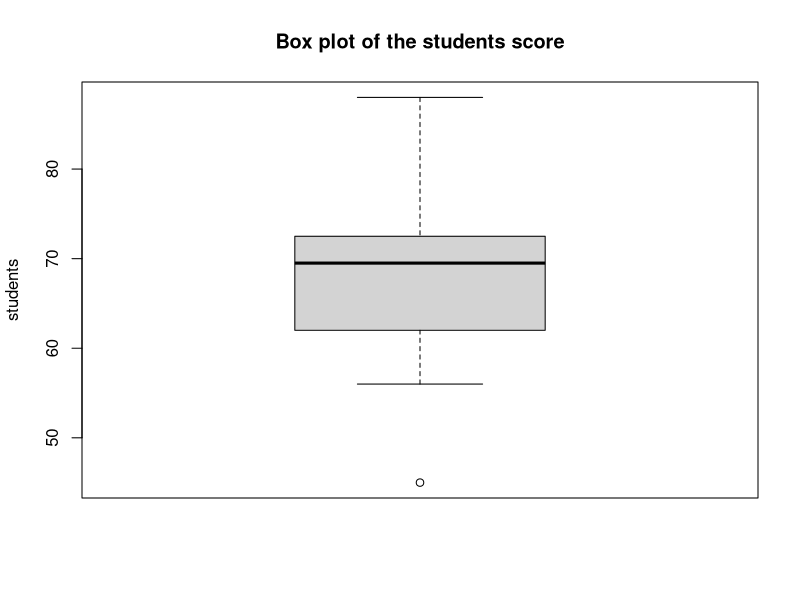

Generate this figure with R: (Note: this script raises an error after producing the figure.)
## ---- chunk 1
x<-c(45, 88, 58,74, 56, 70, 84, 73, 60, 69, 65, 72, 72, 69, 64, 71)
x
graphics.off()
boxplot(x, ylab = "students", main= "Box plot of the students score")
outlier <- boxplot.stats(x)
outlier

## ---- chunk 2
summary <- summary(x)
summary
#appropriate method to confirm the test
#mean test
mean_val<- mean(x)
mean_val
#median test
median_val<-median(x)
median_val
#max value
max_val<-max(x)
max_val
#min values
min_val<-min(x)
min_val
#sd values
sd_val<-sd(x)
sd_val
#variance
var_val<-var(x)
var_val
#range values
range_values<-range(x)
range_values
#mode values
table<- table(x)
table
names(table)[table == max(table)]

## ---- chunk 3
#Answers:
#Number of samples are less than 30(samples or not large) so that we can perform the t-test
#Alternative hypothesis value is greater than 60 so we have to perform the 
#"one tailed right sided test"
mu=60
n=16
alpha=0.05
test <- t.test(x,mu=60, alternative = "greater" )
test
#from the test the p value is 0.003499 (Check the result)
test$p.value
p<-pt(test$statistic, df = n-1, lower.tail = F)
p
ifelse(p<=alpha, "The null hypothesis is rejected", "There is not enough
evidence to reject the null hypothesis.")

(or)

ifelse(test$p.value<=alpha, "The null hypothesis is rejected", "There is not enough
evidence to reject the null hypothesis.")

## ---- chunk 4
mu1=60
n1=16
alpha1 = 0.01
test1 <- t.test(x,mu1=60, alternative = "greater" )
test1
test1$p.value
p1<-pt(test$statistic, df = n1-1, lower.tail = F)
p1
ifelse(p1<=alpha1, "The null hypothesis is rejected", "There is not enough
evidence to reject the null hypothesis.")

(or)

ifelse(test1$p1.value<=alpha1, "The null hypothesis is rejected", "There is not enough
evidence to reject the null hypothesis.")


# in both alpha = 0.05 and 0.01, the p_value is is less than the alpha value so 
# the null hypothesis of both are rejected so alternative hypothesis is accepted

## ---- chunk 5
#Dataset (Dams.csv) on the working directory of my system
dams <-read.csv("Dams.csv")

#pairs(dams [,c[(1:3)])
scatter.smooth(dams$Temp,dams$pH)
scatter.smooth(dams$pH, dams$TN)
scatter.smooth(dams$TN, dams$TP)

# Determine Pearson’s correlation coefficient r of (a) (5pt)
cor.test(dams$Temp,dams$pH, method = "pearson")
cor.test(dams$pH, dams$TN, method = "pearson")
cor.test(dams$TN, dams$TP, method = "pearson")

#Interpret the results (10pt)
linearmodel1<-lm(dams$Temp~dams$pH)
summary(linearmodel1)
linearmodel2<-lm(dams$pH~dams$TN)
summary(linearmodel2)
linearmodel3<-lm(dams$TN~dams$TP)
summary(linearmodel3)

summary_check1<-summary(linearmodel1)
summary_check1
linear1_coff1<-summary_check1$coefficients
linear1_coff1

summary_check2<-summary(linearmodel2)
summary_check2
linear1_coff2<-summary_check2$coefficients
linear1_coff2

summary_check3<-summary(linearmodel3)
summary_check3
linear1_coff3<-summary_check3$coefficients
linear1_coff3


## ---- chunk 6
data1<-read.csv("data1.csv")
summary(data1)
boxplot(data1$pressure ~ data1$drink)
onewy_anova <- oneway.test(data1$pressure ~ data1$drink, var =T)
onewy_anova
result <-aov(data1$pressure ~ data1$drink)
result
ifelse(onewy_anova$p.value<=0.05, "Null hypothesis rejected", "Failed to reject null hypothesis")
## ---- chunk 7
data2<-read.csv("data2.csv")
summary(data2)
boxplot(data2$pressure ~ data2$drink*data2$gender)
result2 <-aov(data2$pressure ~ data2$drink*data2$gender)
result2
#ifelse(onewy_anova$p.value<=0.05, "Null hypothesis rejected", "Failed to reject null

